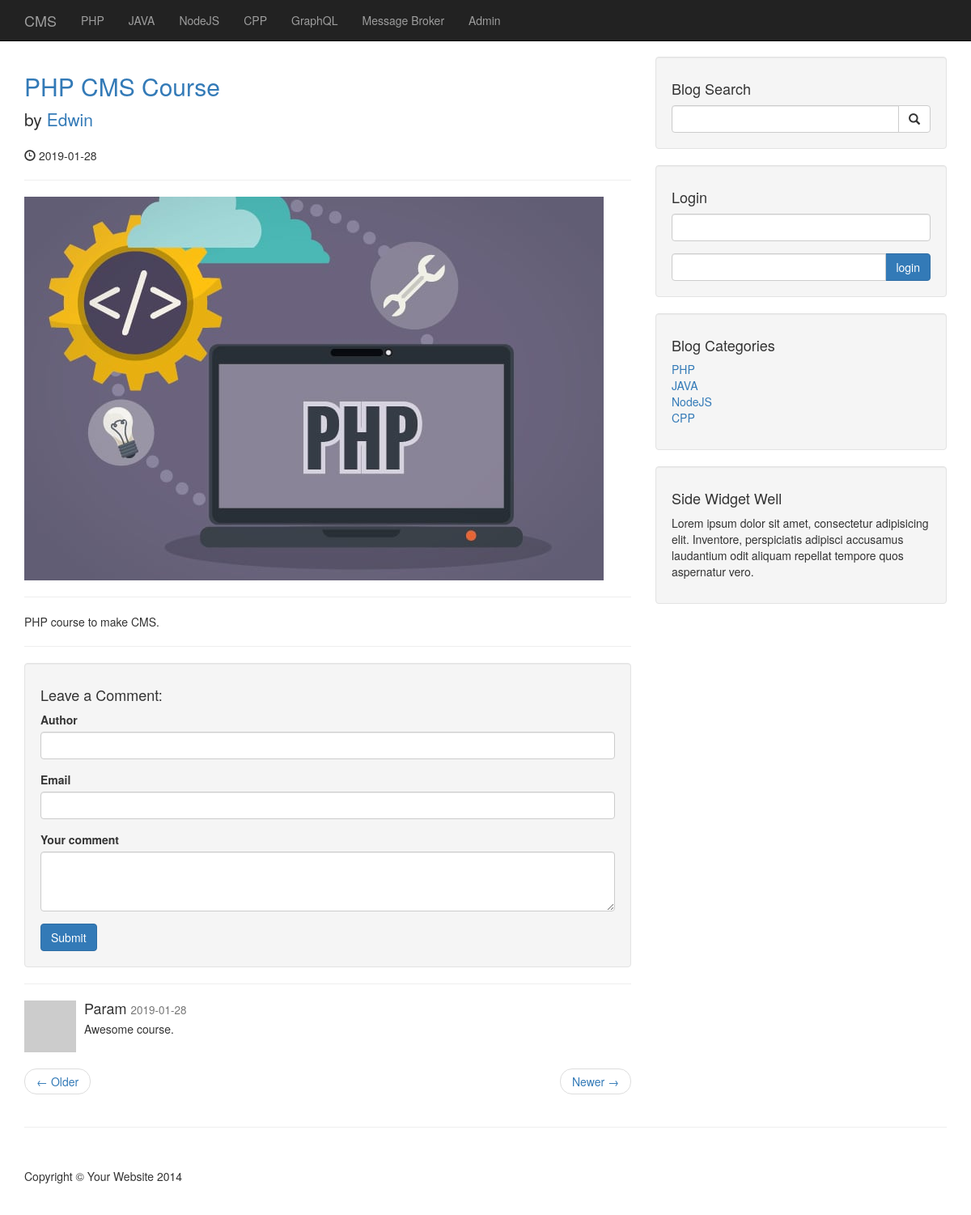
Screenshot of /post.php?post_id=1 with the database file from the repository.
### tables this page shows
CREATE TABLE `categories` (
  `cat_id` int(11) NOT NULL,
  `cat_title` varchar(255) NOT NULL
);

CREATE TABLE `posts` (
  `post_id` int(11) NOT NULL,
  `post_title` varchar(255) NOT NULL,
  `post_author` varchar(255) NOT NULL,
  `post_date` date NOT NULL,
  `post_image` text NOT NULL,
  `post_status` varchar(255) NOT NULL,
  `post_comment_count` int(11) NOT NULL,
  `post_tags` text NOT NULL,
  `post_category_id` int(11) NOT NULL,
  `post_content` text NOT NULL
);

CREATE TABLE `comments` (
  `comment_id` int(11) NOT NULL,
  `comment_post_id` int(11) NOT NULL,
  `comment_author` varchar(255) NOT NULL,
  `comment_email` varchar(255) NOT NULL,
  `comment_content` text NOT NULL,
  `comment_status` varchar(255) NOT NULL,
  `comment_date` date NOT NULL
);

### post.php (the view, shortened to what this page needs)
<?php include "includes/db.php";?>
<?php include "includes/header.php";?>
    <?php include "includes/navigation.php";?>
    <div class="container">
        <div class="row">
            <div class="col-md-8">
            <?php
                if(isset($_GET['post_id'])){
                    $post_id = $_GET['post_id'];
                    $query = "SELECT * FROM posts where post_id = $post_id";
                    $posts_result = mysqli_query($connection, $query);
                    while($row = mysqli_fetch_assoc($posts_result)){
                        $post_title = $row['post_title'];
                        $post_author = $row['post_author'];
                        $post_date = $row['post_date'];
                        $post_image = $row['post_image'];
                        $post_content = $row['post_content'];
                }
            ?>
                <h2>
                    <a href="#"><?php echo $post_title ?></a>
                </h2>
                <p class="lead">
                    by <a href="index.php"><?php echo $post_author ?></a>
                </p>
                <p><span class="glyphicon glyphicon-time"></span> <?php echo $post_date ?></p>
                <hr>
                <img class="img-responsive" src="./images/<?php echo $post_image ?>" alt="">
                <hr>
                <p><?php echo $post_content ?></p>
                <hr>
            <?php } ?>
            <div class="well">
                    <h4>Leave a Comment:</h4>
                    <form role="form" action="" method="post">
                        <div class="form-group">
                            <label for="comment_author">Author</label>
                            <input type="text" name="comment_author" class="form-control">
                        </div>
                        <div class="form-group">
                            <label for="comment_email">Email</label>
                            <input type="email" name="comment_email" class="form-control">
                        </div>
                        <div class="form-group">
                            <label for="comment_content">Your comment</label>
                            <textarea class="form-control" name="comment_content" rows="3"></textarea>
                        </div>
                        <button type="submit" class="btn btn-primary" name="create_comment">Submit</button>
                    </form>
                </div>
                <hr>
                <?php
                    $query = "SELECT * FROM comments WHERE comment_post_id = {$post_id} AND comment_status = 'approved' ORDER BY comment_id DESC";
                    $comment_query = mysqli_query($connection, $query);
                    while($row = mysqli_fetch_assoc($comment_query)){
                        $comment_date = $row['comment_date'];
                        $comment_author = $row['comment_author'];
                        $comment_content = $row['comment_content'];
                ?>
                <div class="media">
                    <a class="pull-left" href="#">
                        <img class="media-object" src="http://placehold.it/64x64" alt="">
                    </a>
                    <div class="media-body">
                        <h4 class="media-heading"> <?php echo $comment_author; ?>
                            <small><?php echo $comment_date; ?></small>
                        </h4>
                        <?php echo $comment_content; ?>
                    </div>
                </div>
                <?php } ?>
                <ul class="pager">
                    <li class="previous">
                        <a href="#">&larr; Older</a>
                    </li>
                    <li class="next">
                        <a href="#">Newer &rarr;</a>
                    </li>
                </ul>
            </div>
            <?php include "includes/sidebar.php";?>
        </div>
        <hr>
<?php include "includes/footer.php";?>

### includes/navigation.php (shortened to what this page needs)
<nav class="navbar navbar-inverse navbar-fixed-top" role="navigation">
        <div class="container">
            <div class="navbar-header">
                <a class="navbar-brand" href="index.php">CMS</a>
            </div>
            <div class="collapse navbar-collapse" id="bs-example-navbar-collapse-1">
                <ul class="nav navbar-nav">
                <?php
                    $query = "SELECT * FROM categories";
                    $catagories_result = mysqli_query($connection, $query);
                    while($row = mysqli_fetch_assoc($catagories_result)){
                        $cat_title = $row['cat_title'];
                        echo "<li> <a href='#'> {$cat_title} </a></li>";
                    }
                ?>
                    <li>
                        <a href="admin">Admin</a>
                    </li>
                </ul>
            </div>
        </div>
    </nav>

### includes/sidebar.php
<div class="col-md-4">
                <div class="well">
                    <h4>Blog Search</h4>
                    <form action="search.php" method="post">
                    <div class="input-group">
                        <input name="search" type="text" class="form-control">
                        <span class="input-group-btn">
                            <button name="submit" class="btn btn-default" type="submit">
                                <span class="glyphicon glyphicon-search"></span>
                        </button>
                        </span>
                    </div>
                    </form>
                </div>
                <div class="well">
                    <h4>Login</h4>
                    <form action="includes/login.php" method="post">
                    <div class="form-group">
                        <input name="username" type="text" class="form-control" plcaholder="Enter Username">
                    </div>
                    <div class="input-group">
                    <input type="password" name="password" class="form-control" plcaholder="Enter Password">
                    <span class="input-group-btn">
                            <button class="btn btn-primary" name="login" type="submit">login</button>
                        </span>
                    </div>
                    </form>
                </div>
                <div class="well">
                    <h4>Blog Categories</h4>
                    <div class="row">
                        <div class="col-lg-12">
                        <ul class="list-unstyled">
                <?php
                    $query = "SELECT * FROM categories LIMIT 4";
                    $catagories_result = mysqli_query($connection, $query);
                    while($row = mysqli_fetch_assoc($catagories_result)){
                        $cat_title = $row['cat_title'];
                        $cat_id = $row['cat_id'];
                        echo "<li> <a href='category.php?category={$cat_id}'> {$cat_title} </a></li>";
                    }
                ?>
                            </ul>
                        </div>
                    </div>
                </div>
                <div class="well">
                    <h4>Side Widget Well</h4>
                    <p>Lorem ipsum dolor sit amet, consectetur adipisicing elit. Inventore, perspiciatis adipisci accusamus laudantium odit aliquam repellat tempore quos aspernatur vero.</p>
                </div>
            </div>

### css/blog-home.css (style rules this page uses)
body { padding-top: 70px; }

### rows the page displays
categories: cat_title "PHP"
categories: cat_title "JAVA"
categories: cat_title "NodeJS"
categories: cat_title "CPP"
categories: cat_title "GraphQL"
categories: cat_title "Message Broker"
posts: post_title "PHP CMS Course", post_author "Edwin", post_date "2019-01-28", post_image (picture), post_content "PHP course to make CMS."
comments: comment_author "Param", comment_date "2019-01-28", comment_content "Awesome course."
